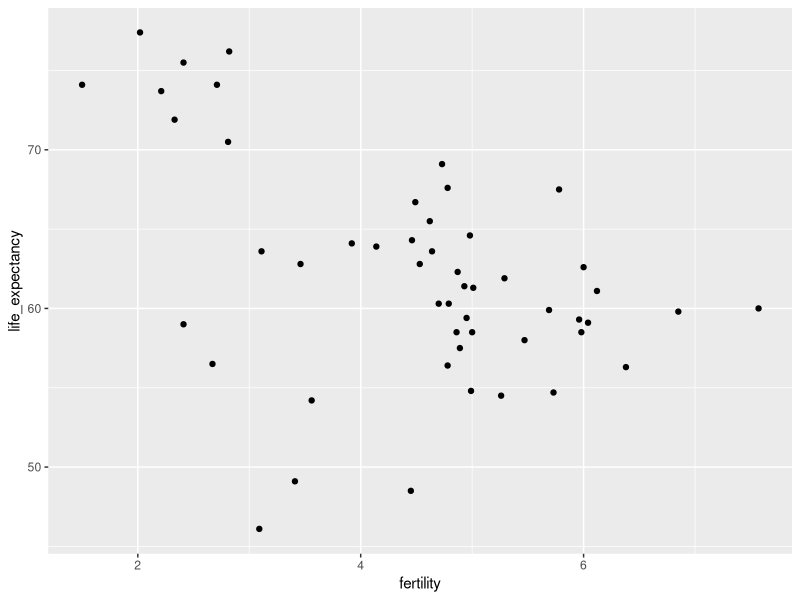
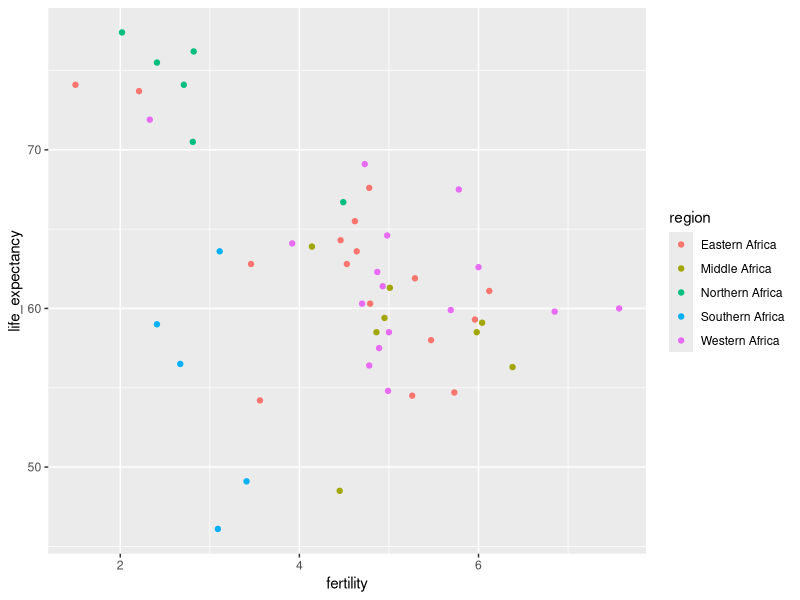
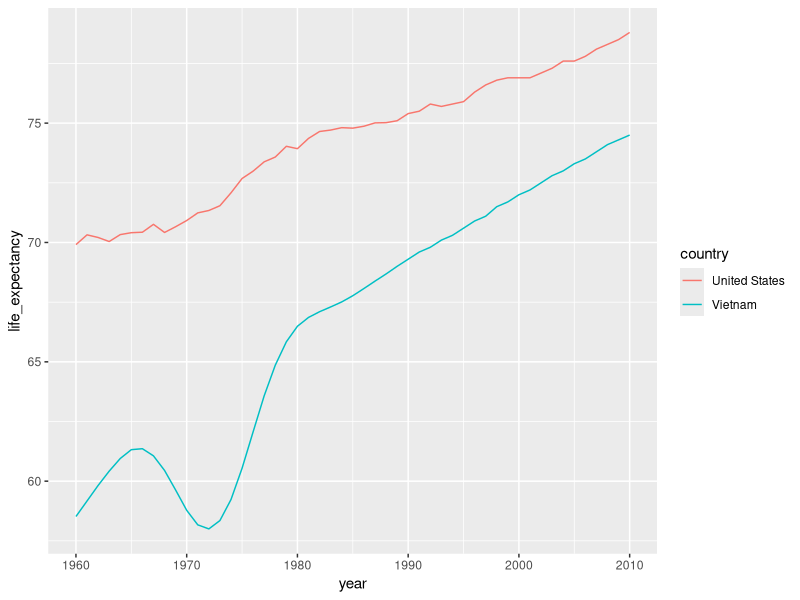
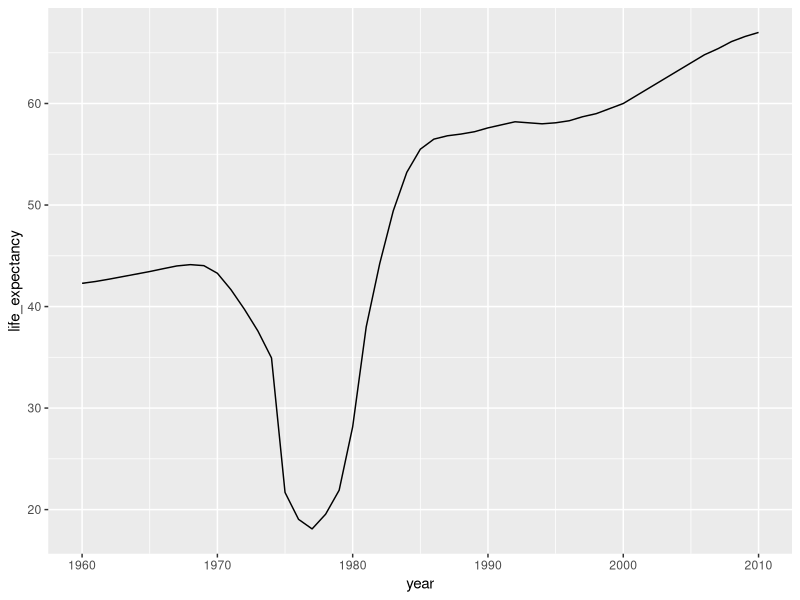
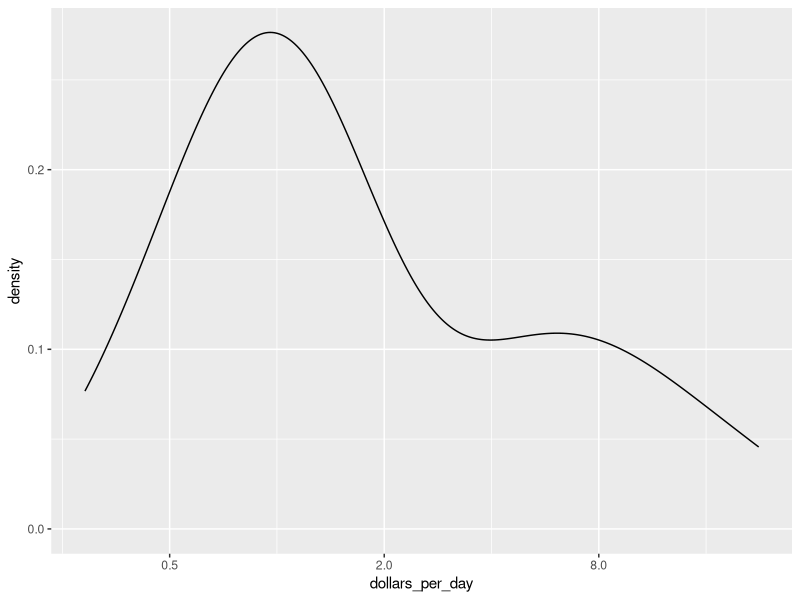
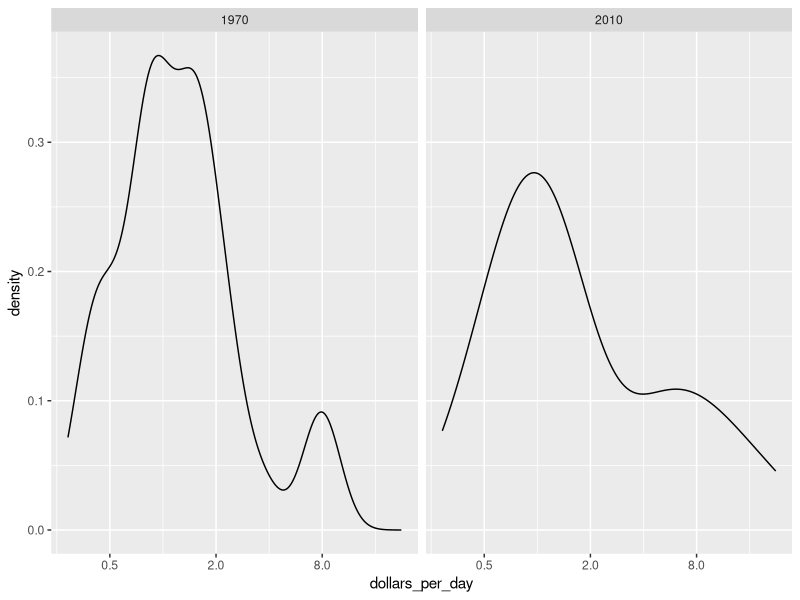
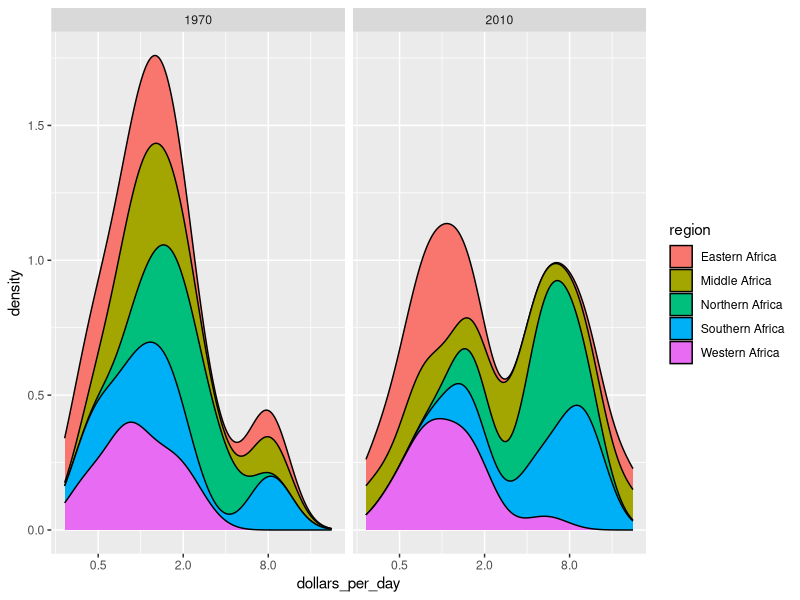
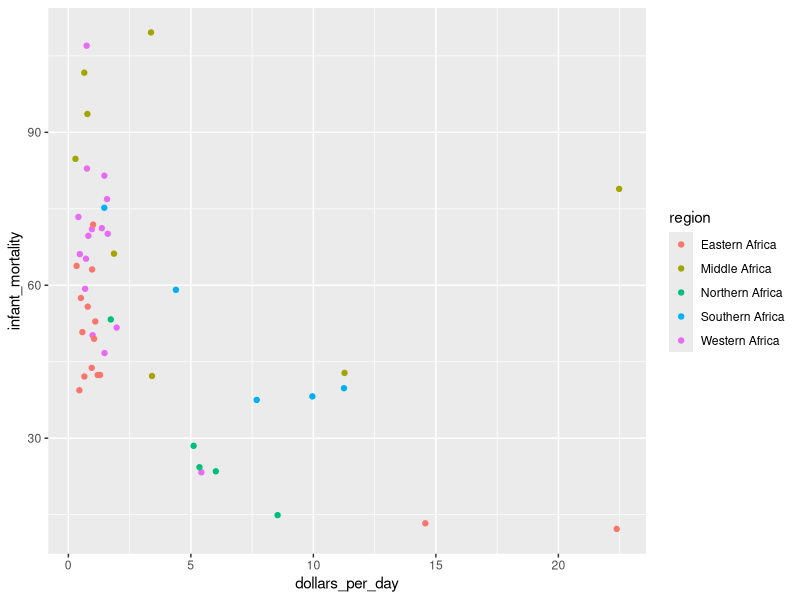

Generate these figures, in order, with R:
# Load required libraries and dataset
library(dplyr)
library(ggplot2)
library(dslabs)

data(gapminder)

## Filter for Africa in 2012
gapminder_africa_2012 <- gapminder %>%
  filter(continent == "Africa", year == 2012)

## Create scatter plot: fertility vs life expectancy
gapminder_africa_2012 %>%
  ggplot(aes(x = fertility, y = life_expectancy)) +
  geom_point()

## Use color to distinguish the different regions of Africa
gapminder %>%
  filter(continent == "Africa", year == 2012) %>%
  ggplot(aes(x = fertility, y = life_expectancy, color = region)) +
  geom_point()

## Filter African countries in 2012 with fertility <= 3 and life expectancy >= 70
df <- gapminder %>%
  filter(continent == "Africa", year == 2012,
         fertility <= 3, life_expectancy >= 70) %>%
  select(country, region)

## Filter data for Vietnam and the United States between 1960 and 2010
tab <- gapminder %>%
  filter(year >= 1960, year <= 2010,
         country %in% c("Vietnam", "United States"))

## Create a time series plot
p <- tab %>%
  ggplot(aes(x = year, y = life_expectancy, color = country)) +
  geom_line()
p

## Create a time series plot from 1960 to 2010 of life expectancy vs year for Cambodia
gapminder %>%
  filter(country == "Cambodia", year >= 1960, year <= 2010) %>%
  ggplot(aes(x = year, y = life_expectancy)) +
  geom_line()

## Create dollars_per_day for African countries in 2010 and remove NA values
daydollars <- gapminder %>%
  filter(continent == "Africa", year == 2010) %>%
  mutate(dollars_per_day = gdp / population / 365) %>%
  filter(!is.na(dollars_per_day))

## Create a smooth density plot of dollars_per_day with log base 2 x-axis
daydollars %>%
  ggplot(aes(x = dollars_per_day)) +
  geom_density() +
  scale_x_continuous(trans = "log2")

## Create dollars_per_day for African countries in 1970 and 2010, remove NA
gapminder %>%
  filter(continent == "Africa", year %in% c(1970, 2010)) %>%
  mutate(dollars_per_day = gdp / population / 365) %>%
  filter(!is.na(dollars_per_day)) %>%
  ggplot(aes(x = dollars_per_day)) +
  geom_density() +
  scale_x_continuous(trans = "log2") +
  facet_grid(. ~ year)

## Create a stacked smooth density plot of dollars_per_day by region in 1970 and 2010
gapminder %>%
  filter(continent == "Africa", year %in% c(1970, 2010)) %>%
  mutate(dollars_per_day = gdp / population / 365) %>%
  filter(!is.na(dollars_per_day)) %>%
  ggplot(aes(x = dollars_per_day, fill = region)) +
  geom_density(bw = 0.5, position = "stack") +
  scale_x_continuous(trans = "log2") +
  facet_grid(. ~ year)

## Create a dataset with dollars_per_day and no NA values for 2010 African countries
gapminder_Africa_2010 <- gapminder %>%
  filter(continent == "Africa", year == 2010) %>%
  mutate(dollars_per_day = gdp / population / 365) %>%
  filter(!is.na(dollars_per_day), !is.na(infant_mortality))

## Create a scatter plot of infant_mortality vs dollars_per_day with region color
gapminder_Africa_2010 %>%
  ggplot(aes(x = dollars_per_day, y = infant_mortality, color = region)) +
  geom_point()

## Scatter plot of infant_mortality vs dollars_per_day with log2 x-axis
gapminder_Africa_2010 %>%
  ggplot(aes(x = dollars_per_day, y = infant_mortality, color = region)) +
  geom_point() +
  scale_x_continuous(trans = "log2")

## Scatter plot of infant_mortality vs dollars_per_day with country names as labels
gapminder_Africa_2010 %>%
  ggplot(aes(x = dollars_per_day, y = infant_mortality, color = region, label = country)) +
  geom_text() +
  scale_x_continuous(trans = "log2")

## # Prepare and plot infant_mortality vs dollars_per_day for Africa in 1970 and 2010
gapminder %>%
  filter(continent == "Africa", year %in% c(1970, 2010)) %>%
  mutate(dollars_per_day = gdp / population / 365) %>%
  filter(!is.na(dollars_per_day), !is.na(infant_mortality)) %>%
  ggplot(aes(x = dollars_per_day, y = infant_mortality, color = region, label = country)) +
  geom_point() +
  geom_text(vjust = -0.5) +
  scale_x_continuous(trans = "log2") +
  facet_grid(year ~ .)
